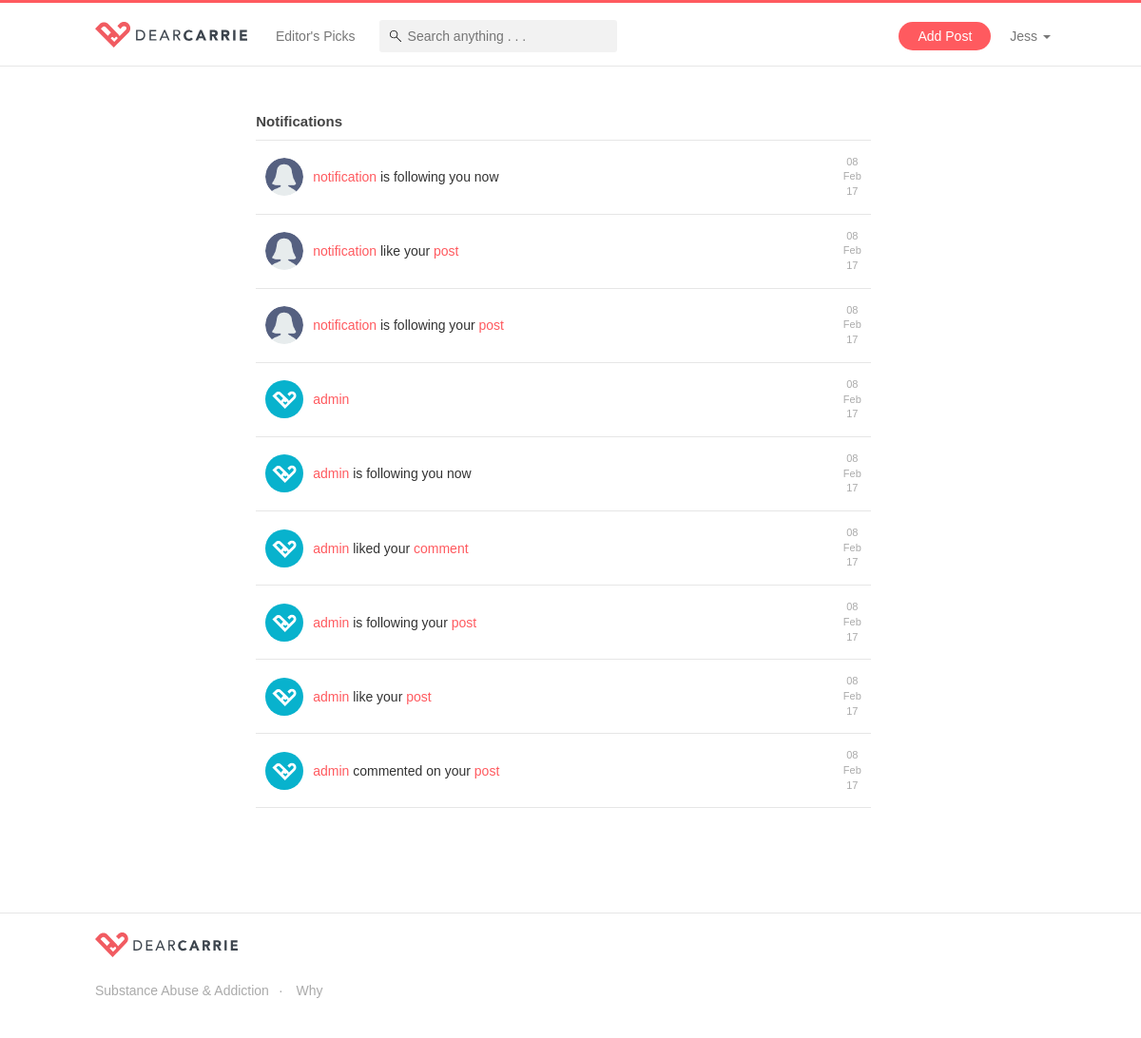
/notifications.php (signed in), run on the app's committed database.
### tables this page shows
CREATE TABLE `notifications` (
  `seen` int(11) NOT NULL DEFAULT '0',
  `timestamp` timestamp NOT NULL DEFAULT CURRENT_TIMESTAMP,
  `item` int(11) NOT NULL,
  `type` varchar(255) NOT NULL,
  `to_user` int(11) NOT NULL,
  `from_user` int(11) NOT NULL
);

CREATE TABLE `users` (
  `id` int(11) NOT NULL,
  `name` varchar(255) NOT NULL,
  `email` varchar(255) NOT NULL,
  `password` char(32) NOT NULL,
  `role` varchar(255) NOT NULL DEFAULT 'normal',
  `affliate` varchar(255) DEFAULT 'website',
  `image` varchar(255) NOT NULL DEFAULT 'images/default.svg',
  `description` varchar(255) NOT NULL,
  `datejoin` timestamp NOT NULL DEFAULT CURRENT_TIMESTAMP,
  `active` int(11) NOT NULL DEFAULT '1'
);

CREATE TABLE `topics` (
  `id` int(11) NOT NULL,
  `main_image` varchar(255) NOT NULL,
  `background` varchar(255) NOT NULL,
  `title` varchar(255) NOT NULL,
  `short_desc` varchar(255) NOT NULL,
  `description` text NOT NULL,
  `date` timestamp NOT NULL DEFAULT CURRENT_TIMESTAMP ON UPDATE CURRENT_TIMESTAMP,
  `followers` int(11) NOT NULL DEFAULT '0',
  `posts` int(11) NOT NULL DEFAULT '0',
  `url` varchar(255) NOT NULL,
  `tel` varchar(255) NOT NULL,
  `type` varchar(255) NOT NULL,
  `order_num` int(11) NOT NULL,
  `score` double NOT NULL DEFAULT '0',
  `published` int(11) NOT NULL DEFAULT '1'
);

### controllers/commonFunctions.php (called while the page is built, shortened)
<?php
function checkLogin() {
	if(isset($_SESSION["role"])) {
		return false;
	}
	else {
		return true;
	}
}
function checkRole($userRole, $role) {
	if($userRole != $role) {
		return false;
	}
	else {
		return true;
	}
}
function connectToDataBase() {
	$theLineToDatabase =  mysqli_connect("localhost","root","root","dearcarrie");
	if(!$theLineToDatabase) {
		header("location: error.php?msg=Database connection first error");
		exit();
	}
	else {
	  return $theLineToDatabase;
	}
}
function getCommentByID($id) {
	$conn = connectToDataBase();
	$sql = "SELECT *
					FROM comments c
					INNER JOIN users u ON c.userid = u.id
					WHERE  c.id = '$id'
					ORDER BY c.id DESC, u.role ASC ";
	$result = $conn->query($sql);
	$value = $result->fetch_assoc();
	return $value;
}
function displayAllTopicsOrderByTitleAsc() {
	$conn = connectToDataBase();
	$sql = "SELECT * FROM topics ORDER BY title ASC";
	$result = $conn->query($sql);
	$resArr = array();
	if ($result->num_rows > 0) {
		 while($row = $result->fetch_assoc()) {
			 $resArr[] = $row;
		 }
	} else {
	}
	return $resArr;
}
function displayCuratedTopics() {
	$conn = connectToDataBase();
	$sql = "SELECT * FROM topics WHERE type = 'curated' ORDER BY title";
	$result = $conn->query($sql);
	$resArr = array();
	if ($result->num_rows > 0) {
		 while($row = $result->fetch_assoc()) {
			 $resArr[] = $row;
		 }
	}
	return $resArr;
}
function getNotificationsByUserID($userid) {
	$conn = connectToDataBase();
	$sql = "SELECT * FROM notifications WHERE to_user = '$userid' ORDER BY timestamp DESC";
	$result = $conn->query($sql);
	$resArr = array();
	if ($result->num_rows > 0) {
		 while($row = $result->fetch_assoc()) {
			 $resArr[] = $row;
		 }
	} else {
	}
	return $resArr;
}
function getUserNameByID($id) {
	$conn = connectToDataBase();
	$sql = "SELECT * FROM users WHERE id = '$id'";
	$result = $conn->query($sql);
	$value = $result->fetch_assoc();
	return $value;
}
function getUnseenNotificationCount($userid) {
	$conn = connectToDataBase();
	$sql = "SELECT * FROM notifications WHERE to_user = '$userid' AND seen = 0";
	$result = $conn->query($sql);
	$resArr = array();
	return $resArr;
}
function calculateDays($date) {
	return date('d M y',strtotime($date));
}
?>

### notifications.php (the view, shortened to what this page needs)
<!DOCTYPE html>
<?php
  include('controllers/templates.php');
  $notifications = getNotificationsByUserID($_SESSION["userid"]);
?>
<html lang="en">
  <?php head("Add Post"); ?>
  <body>
    <?= navbar(); ?>
    <div class="page-container">
      <div class="row">
          <div class="col-sm-8 col-sm-offset-2">
              <div class="content-title">
                  <h4>Notifications</h4>
              </div>
              <?php
              foreach($notifications as $notification) {
                $user = getUserNameByID($notification["from_user"]);
                $comment = getCommentByID($notification["item"]);
                if (!$notification["seen"]) {
                    echo '<div class="media active">';
                }
                else {
                  echo '<div class="media">';
                }
              ?>
                    <div class="media-left">
                        <a href="profile">
                            <img class="media-object" src="<?=$user["image"];?>">
                        </a>
                    </div>
                    <div class="media-body">
                        <a href="profile?userID=<?=$user["id"];?>" class="primary-color"><?=$user["name"];?></a>
                        <?php if ($notification["type"] == "user_follow") { ?>
                              is following you now
                        <?php } if ($notification["type"] == "post_like") { ?>
                              like your <a href="post?postID=<?=$notification["item"];?>" class="primary-color">post</a>
                        <?php } if ($notification["type"] == "comment_new") { ?>
                              commented on your <a href="post?postID=<?=$notification["item"];?>" class="primary-color">post</a>
                        <?php } if ($notification["type"] == "comment_like") { ?>
                              liked your <a href="post?postID=<?=$comment["postid"];?>" class="primary-color">comment</a>
                        <?php } if ($notification["type"] == "post_follow") { ?>
                              is following your <a href="post?postID=<?=$notification["item"];?>" class="primary-color">post</a>
                        <?php } ?>
                    </div>
                    <div class="media-right">
                        <p class="small light-text"><?php echo calculateDays($notification['timestamp']); ?></p>
                    </div>
                </div>
              <?php } ?>
          </div>
      </div>
    </div>
    <?= footer(); ?>
  </body>
</html>

### controllers/templates.php (shortened to what this page needs)
<?php
  include('commonFunctions.php');
?>
<?php
function head($title){
?>
  <head>
    <link href="css/bootstrap.min.css" rel="stylesheet">
    <link href="css/animate.css" rel="stylesheet">
    <link href="css/style.css" rel="stylesheet">
  </head>
<?php
}
function navbar() {
  $curatedTopics = displayCuratedTopics();
  if(isset($_SESSION["userid"])){
    $countNotifications = count(getUnseenNotificationCount($_SESSION["userid"]));
  }
?>
  <nav class="navbar navbar-default navbar-fixed-top">
    <div class="container-fluid page-container">
      <div class="navbar-header">
        <a class="navbar-brand" href="index"><img alt="brand" src="images/logo.svg" width="160px;"></a>
      </div>
      <div class="collapse navbar-collapse" id="bs-example-navbar-collapse-1">
        <ul class="nav navbar-nav hide-mobile">
          <li>
            <a href="topic">Editor's Picks</a>
          </li>
        </ul>
        <form id="myForm" class="navbar-form navbar-left hide-mobile" action="search" method="get">
            <input required id="search_keyword_id" type="text" class="search_keyword nav-search" placeholder="Search anything . . ." name="search_keyword_id" autocomplete="off">
        </form>
        <ul class="nav navbar-nav navbar-right">
          <?php if (!checkLogin()) { ?>
            <li><a href="addPost" class="cta-btn" >Add Post</a></li>
          <?php } ?>
          <li class="dropdown hide-mobile">
            <?php if (!checkLogin()) { ?>
            <a href="#" class="dropdown-toggle" data-toggle="dropdown" role="button" aria-haspopup="true" aria-expanded="false">
              <?=$_SESSION["name"];?>
              <span class="caret"></span>
            </a>
            <?php } ?>
          </li>
        </ul>
      </div>
    </div>
  </nav>
<?php
}
?>
<?php
function footer() {
  $topics = displayAllTopicsOrderByTitleAsc();
?>
  <footer class="footer">
    <div class="page-container">
      <div class="row">
        <div class="col-sm-12">
          <img src="images/logo.svg" class="logo">
        </div>
        <div class="col-sm-12">
          <ul>
            <?php
              $i = 1;
              foreach($topics as $topic) {
                if ($i % 1 == 0) {
            ?>
                <li><a href="topicDetails?topicID=<?=$topic['id'];?>"><?=$topic["title"];?></a></li>
            <?php
                }
                $i++;
              }
            ?>
          </ul>
        </div>
      </div>
    </div>
  </footer>
<?php
}
?>

### css/style.css (style rules this page uses)
:root { --light-bg: #fafafa; --light-border: #e6e6e6; --primary-color: #ff5a5f; --light-primary-color: #ffd9da; --light-text: #aaaaaa; --text-color: #444444; --medium-text: #888888; --primary-hover-color: #e25963; --admin-primary-color: #2e335b; --admin-secondary-color: #337ab7; --admin-hover-color: #3a4170; --serif-font: "Times New Roman", Georgia, Serif; }
body { background-color: white; font-family: Avenir, Arial, sans-serif; }
body > .page-container { padding: 120px 15px 100px 0; min-height: 700px; animation: fadein .5s; -moz-animation: fadein .5s; -webkit-animation: fadein .5s; -o-animation: fadein .5s; }
.page-container, .page-container-admin { max-width: 1000px; margin: 0 auto; display: block; padding: 0; }
input { outline: none; -webkit-box-shadow: none !important; -moz-box-shadow: none !important; box-shadow: none !important; }
.primary-color { color: var(--primary-color) !important; }
.light-text { color: var(--light-text) !important; }
a, a:hover, a:link, a:visited, a:link { color: inherit; cursor: pointer; }
.navbar-default { background: white; border-radius: 0; border-top: 3px solid var(--primary-color); display: table; width: 100%; }
.navbar-default > div > div { padding: 10px 0 6px 0; }
.nav > li > a { padding-left: 10px; padding-right: 10px; }
.navbar > .container-fluid .navbar-brand.navbar-brand { display: table-cell; vertical-align: middle; padding: 10px 0; margin-right: 20px; }
.navbar-brand > img { margin-left: 15px; }
@media only screen and (min-width: 1200px) { .cta-btn { padding: 5px 20px !important; background: var(--primary-color); display: block; color: white !important; border-radius: 15px; margin: 10px; transition: all 0.3s ease 0s; } }
.card > .header > a.edit:hover, { opacity: 1; text-decoration: none; }
.nav-search { background-color: var(--light-border); border: none; box-shadow: none; border-radius: 3px; background: rgba(0,0,0,0.05) url('../images/icon-search.svg') no-repeat 7px center; height: 34px; padding-left: 30px; width: 250px; font-weight: 300; -webkit-transition: width 0.5s ease; -moz-transition: width 0.5s ease; -o-transition: width 0.5s ease; -ms-transition: width 0.5s ease; transition: width 0.5s ease; position: relative; }
.content-title { margin-bottom: 10px; border-bottom: 1px solid var(--light-border); display: table; width: 100%; }
.content-title > * { display: table-cell; }
.content-title > h4 { margin: 0; }
.content-title > h4 { font-size: 15px; color: var(--text-color); padding-bottom: 10px; }
footer { background-color: white; display: block; padding: 20px 0; border-top: 1px solid var(--light-border); }
footer img.logo { width: 150px; margin-bottom: 20px; }
footer ul { list-style-type: none; padding: 0; color: var(--medium-text); }
footer ul > li { color: var(--light-text); font-size: 14px; margin-bottom: 5px; padding: 5px 0; display: inline-block; }
footer ul > li::after { content: '\00B7'; margin: 0 10px; }
footer ul > li:last-child::after { content: none; }
h1, h2 ,h3 , h4 { font-family: Avenir, Arial, sans-serif; font-weight: bold; }
.media { border-bottom: 1px solid var(--light-border); margin-bottom: 10px; padding: 15px 10px; margin-top: -10px; }
.media > div > a > img { width: 40px; border-radius: 50%; }
.media-body, .media-left, .media-right { vertical-align: middle; }
.media p.small { font-size: 11px; margin: 0; text-align: center; }

### data on the page
notifications: users.image (placeholder picture), users.name "notification", type "is following you now", timestamp "08 Feb 17"
notifications: users.image (placeholder picture), users.name "notification", timestamp "08 Feb 17"
notifications: users.image (placeholder picture), users.name "notification", timestamp "08 Feb 17"
notifications: users.image (placeholder picture), users.name "admin", timestamp "08 Feb 17"
notifications: users.image (placeholder picture), users.name "admin", type "is following you now", timestamp "08 Feb 17"
notifications: users.image (placeholder picture), users.name "admin", timestamp "08 Feb 17"
notifications: users.image (placeholder picture), users.name "admin", timestamp "08 Feb 17"
notifications: users.image (placeholder picture), users.name "admin", timestamp "08 Feb 17"
notifications: users.image (placeholder picture), users.name "admin", timestamp "08 Feb 17"
topics: title "Substance Abuse & Addiction"
topics: title "Why"

### other printed values
$_SESSION["name"] "Jess"
